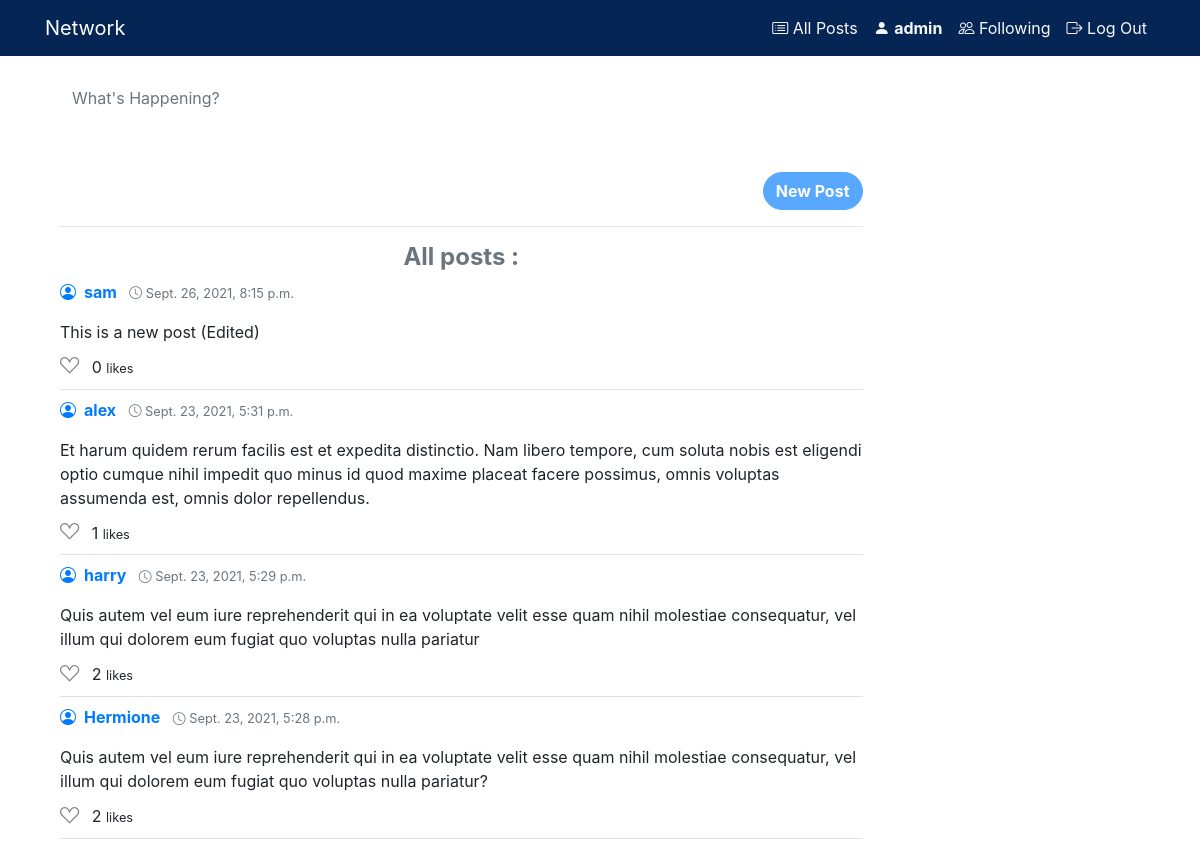
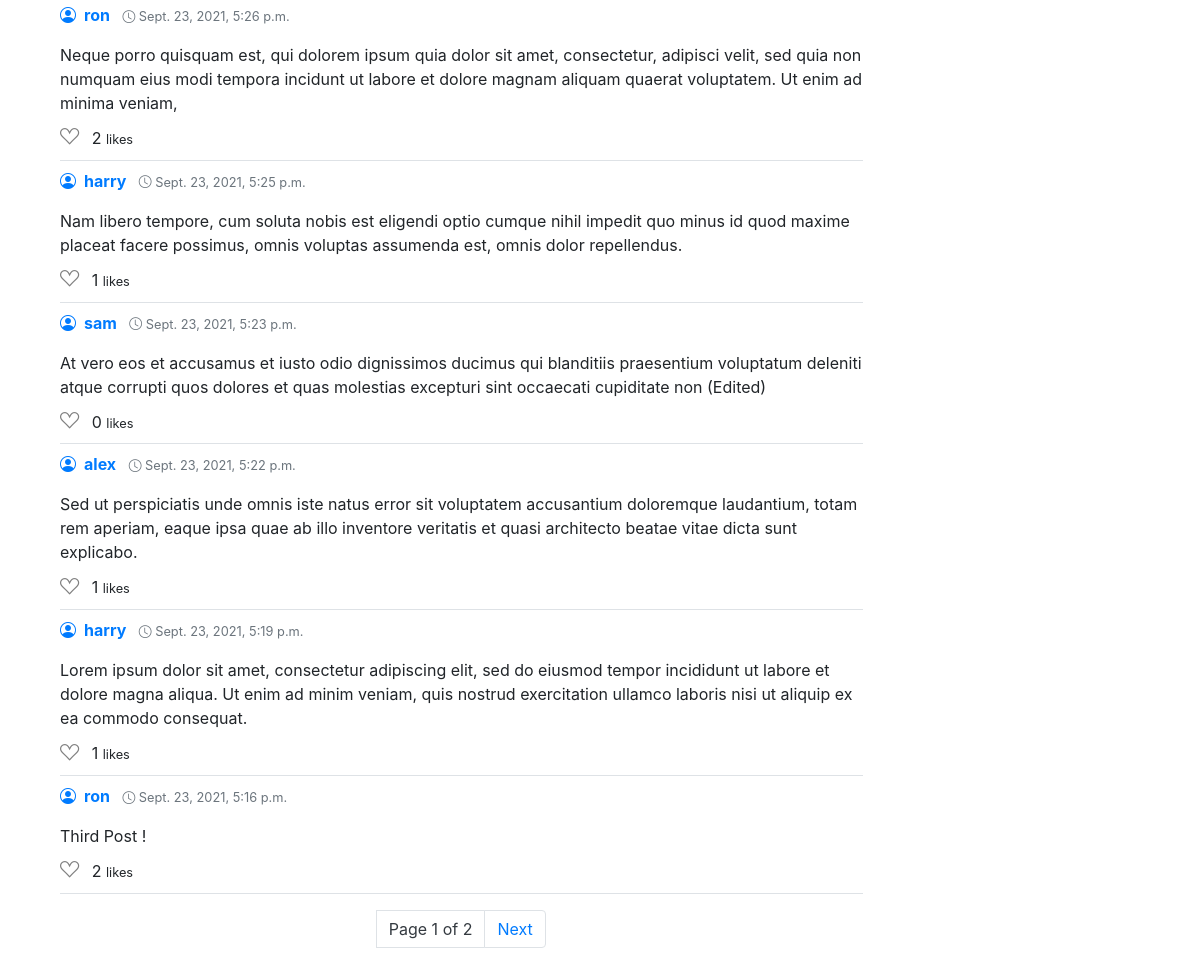
The app's page / (signed in) with its own data (2 pictures, top to bottom).
### network/models.py (models this page shows, shortened)
class User(AbstractUser):
    following = models.ManyToManyField("self", blank=True, symmetrical=False, related_name='followers')

class Post(models.Model):
    poster = models.ForeignKey(User, on_delete=models.CASCADE, related_name='posts')
    content = models.TextField(max_length=250, blank=False, null=False)
    timestamp = models.DateTimeField(auto_now_add=True)
    likes = models.ManyToManyField(User, blank=True)
    class Meta:
        ordering = ['-timestamp']

### network/views.py (the view)
# urls.py: path("", views.index, name="index"),
def index(request):
    if request.user.is_authenticated:
        if request.method == "POST":
            content = request.POST["content"]
            poster = request.user
            new_post = Post(poster=poster, content=content)
            new_post.save()
        posts = Post.objects.all()
        paginator = Paginator(posts, 10)
        page_number = request.GET.get('page')
        page_obj = paginator.get_page(page_number)
        return render(request, "network/index.html", {
            "posts": posts,
            'page_obj': page_obj
        })
    else:
        return HttpResponseRedirect(reverse("login"))

### network/templates/network/index.html (shortened to what this page needs)
{% extends "network/layout.html" %}
{% block body %}
<div id="all_posts">
    <div class="compose_view">
        {% if user.is_authenticated %}
        <form id="post-form" action="{% url 'index' %}" method="POST">
            <div class="form-group">
                <textarea name="content" class="form-control mt-4 mb-2 border-0" id="post_content" rows="3" maxlength="250" placeholder="What's Happening?" required autofocus></textarea>
                <div class="d-flex justify-content-between">
                    <button type="submit" class="submit-btn btn btn-primary rounded-pill" disabled><strong>New Post</strong></button>
                </div>
                <hr>
            </div>
        </form>
        {% endif %}
    </div>
    <div class="d-flex justify-content-center">
        <h4 class="font-weight-bold text-muted">All posts :</h4>
    </div>
</div>
<div id="posts">
    {% include "network/posts.html" %}
</div>
{% endblock %}

### network/templates/network/layout.html (shortened to what this page needs)
{% load static %}
<!DOCTYPE html>
<html lang="en">
<head>
    <link rel="stylesheet" href="https://cdn.jsdelivr.net/npm/bootstrap@4.6.0/dist/css/bootstrap.min.css">
    <link rel="stylesheet" href="https://cdn.jsdelivr.net/npm/bootstrap-icons@1.5.0/font/bootstrap-icons.css">
    <link href="{% static 'network/styles.css' %}" rel="stylesheet">
</head>
<body>
    <nav class="navbar sticky-top navbar-expand-md navbar-dark" style="background-color: #052555">
        <div class="container">
            <a class="navbar-brand" href="{% url 'index' %}">Network</a>
            <div>
                <ul class="navbar-nav mr-auto">
                    {% if user.is_authenticated %}
                    <li class="nav-item">
                        <a class="nav-link text-light" href="{% url 'index' %}"><i class="bi bi-card-list"></i> All Posts</a>
                    </li>
                    <li class="nav-item">
                        <a class="nav-link text-light" href="{% url 'profile' user.username %}"><i class="bi bi-person-fill"> </i><strong id="username">{{ user.username }}</strong></a>
                    </li>
                    <li class="nav-item">
                        <a class="nav-link text-light" href="{% url 'following' %}"><i class="bi bi-people"></i> Following</a>
                    </li>
                    <li class="nav-item">
                        <a class="nav-link text-light" href="{% url 'logout' %}"><i class="bi bi-box-arrow-right"></i> Log Out</a>
                    </li>
                    {% endif %}
                </ul>
            </div>
        </div>
    </nav>
    <div class="container">
        <div class="col-lg-9">
            {% block body %}
            {% endblock %}
        </div>
    </div>
</body>
</html>

### network/templates/network/posts.html (shortened to what this page needs)
{% for post in page_obj %}
    <div class="post-box border-bottom pb-2 mb-2">
        <a href="{% url 'profile' post.poster %}">
            <i class="bi bi-person-circle mr-2"></i><strong>{{ post.poster }}</strong>
        </a>
        <small class="ml-2 text-muted"><i class="bi bi-clock"></i> {{post.timestamp}}</small>
        <p class="mt-3 mb-2">{{post.content}}</p>
        {% if request.user in post.likes.all %}
        <i id="{{post.id}}" class="like_btn bi-suit-heart-fill" style="cursor:pointer; color:red; font-size:1.2rem"></i>
        {% else %}
        <i id="{{post.id}}" class="like_btn bi-suit-heart" style="cursor:pointer; color:gray; font-size:1.2rem"></i>
        {% endif %}
        <span class="likes_count ml-2 ">{{post.likes.count}}</span>
        <small>likes</small>
    </div>
{% endfor %}
<nav class="row justify-content-center m-3">
    <ul class="pagination">
        <span class="current">
            <li class="page-item page-link text-dark"> Page {{ page_obj.number }} of {{ page_obj.paginator.num_pages }}</li>
        </span>
        {% if page_obj.has_next %}
            <li class="page-item"><a class="page-link" href="?page={{ page_obj.next_page_number }}">Next</a></li>
        {% endif %}
    </ul>
</nav>

### network/static/network/styles.css (style rules this page uses)
textarea { resize: none; overflow: hidden; }
.btn-primary:disabled { cursor: default; }

### records on screen
User: username "admin"
Post: poster "sam", timestamp "Sept. 26, 2021, 8:15 p.m.", content "This is a new post (Edited)", likes.count "0"
Post: poster "alex", timestamp "Sept. 23, 2021, 5:31 p.m.", content "Et harum quidem rerum facilis est et expedita distinctio. Nam libero tempore, cum soluta nobis est eligendi optio cumque nihil impedit quo minus id quod maxime placeat facere possimus, omnis voluptas assumenda est, omnis dolor repellendus.", likes.count "1"
Post: poster "harry", timestamp "Sept. 23, 2021, 5:29 p.m.", content "Quis autem vel eum iure reprehenderit qui in ea voluptate velit esse quam nihil molestiae consequatur, vel illum qui dolorem eum fugiat quo voluptas nulla pariatur", likes.count "2"
Post: poster "Hermione", timestamp "Sept. 23, 2021, 5:28 p.m.", content "Quis autem vel eum iure reprehenderit qui in ea voluptate velit esse quam nihil molestiae consequatur, vel illum qui dolorem eum fugiat quo voluptas nulla pariatur?", likes.count "2"
Post: poster "ron", timestamp "Sept. 23, 2021, 5:26 p.m.", content "Neque porro quisquam est, qui dolorem ipsum quia dolor sit amet, consectetur, adipisci velit, sed quia non numquam eius modi tempora incidunt ut labore et dolore magnam aliquam quaerat voluptatem. Ut enim ad minima veniam,", likes.count "2"
Post: poster "harry", timestamp "Sept. 23, 2021, 5:25 p.m.", content "Nam libero tempore, cum soluta nobis est eligendi optio cumque nihil impedit quo minus id quod maxime placeat facere possimus, omnis voluptas assumenda est, omnis dolor repellendus.", likes.count "1"
Post: poster "sam", timestamp "Sept. 23, 2021, 5:23 p.m.", content "At vero eos et accusamus et iusto odio dignissimos ducimus qui blanditiis praesentium voluptatum deleniti atque corrupti quos dolores et quas molestias excepturi sint occaecati cupiditate non (Edited)", likes.count "0"
Post: poster "alex", timestamp "Sept. 23, 2021, 5:22 p.m.", content "Sed ut perspiciatis unde omnis iste natus error sit voluptatem accusantium doloremque laudantium, totam rem aperiam, eaque ipsa quae ab illo inventore veritatis et quasi architecto beatae vitae dicta sunt explicabo.", likes.count "1"
Post: poster "harry", timestamp "Sept. 23, 2021, 5:19 p.m.", content "Lorem ipsum dolor sit amet, consectetur adipiscing elit, sed do eiusmod tempor incididunt ut labore et dolore magna aliqua. Ut enim ad minim veniam, quis nostrud exercitation ullamco laboris nisi ut aliquip ex ea commodo consequat.", likes.count "1"
Post: poster "ron", timestamp "Sept. 23, 2021, 5:16 p.m.", content "Third Post !", likes.count "2"

### other values on screen
{{ page_obj.number }} "1"
{{ page_obj.paginator.num_pages }} "2"
